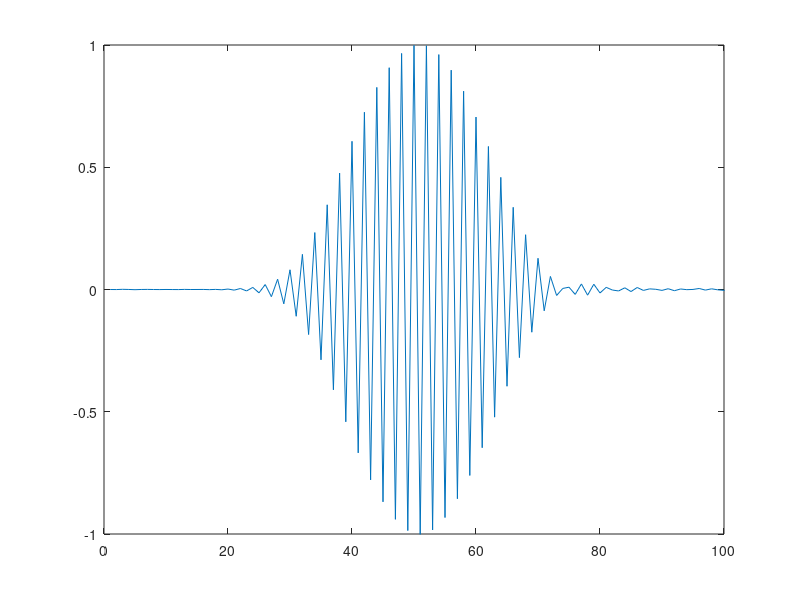

The MATLAB script that drew this image:
lambda = 0.9;

error_log = [];
h=0.02;
k=lambda.*h; %timestep
xs_size = 2./h+1;
start_space = [-1:h:1];

temp = (start_space>=-0.5) & (start_space<=0.5);
temp = temp.*cos(pi.*start_space).^2;
u0=temp;
u1=zeros(size(u0));
u1(2:end) = u0(1:end-1);

t = 0;
u = zeros(1,xs_size);
figure;
while t < 10
    u0(1)=0;
    u0(end)=0;
    u1(1)=0;
    u1(end)=0;

    for j=2:xs_size-1
       u(j) = u0(j)-lambda.*(u1(j+1)-u1(j-1)); 
    end

    u0=u1;
    u1 = u;
    
    u0(1)=0;
    u0(end)=0;
    u1(1)=0;
    u1(end)=0;
    
    t = t+k;
    
    plot(u0)
    axis([0,100,-1,1]);
    drawnow
    
end
